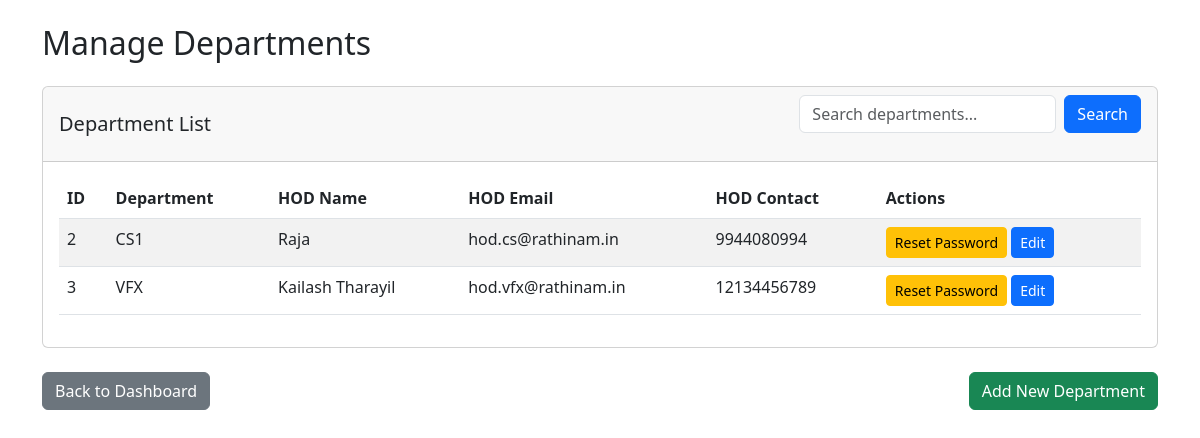
/manage_department.php (signed in), run on the app's committed database.
### tables this page shows
CREATE TABLE `department` (
  `dept_id` int(11) NOT NULL,
  `dept_name` varchar(100) NOT NULL,
  `hod_name` varchar(100) DEFAULT NULL,
  `hod_email` varchar(100) DEFAULT NULL,
  `hod_contact` varchar(20) DEFAULT NULL,
  `password` varchar(255) DEFAULT NULL,
  `updated_at` timestamp NOT NULL DEFAULT current_timestamp() ON UPDATE current_timestamp(),
  `position` varchar(50) NOT NULL DEFAULT 'hod'
);

### manage_department.php (the view, shortened to what this page needs)
<?php
require_once 'config.php';
$search = '';
$departments = [];
if ($_SERVER['REQUEST_METHOD'] == 'GET' && isset($_GET['search'])) {
    $search = trim($_GET['search']);
    $sql = "SELECT * FROM department WHERE dept_name LIKE ? OR hod_name LIKE ?";
    $stmt = $conn->prepare($sql);
    $search_param = "%$search%";
    $stmt->bind_param("ss", $search_param, $search_param);
    $stmt->execute();
    $result = $stmt->get_result();
    $departments = $result->fetch_all(MYSQLI_ASSOC);
    $stmt->close();
} else {
    $sql = "SELECT * FROM department";
    $result = $conn->query($sql);
    if ($result) {
        $departments = $result->fetch_all(MYSQLI_ASSOC);
    } else {
        error_log("Database error: " . $conn->error);
        $message = "Error loading departments";
    }
}
?>
<!DOCTYPE html>
<html lang="en">
<head>
    <link href="https://cdn.jsdelivr.net/npm/bootstrap@5.3.0/dist/css/bootstrap.min.css" rel="stylesheet">
</head>
<body>
    <div class="container mt-4">
        <h2 class="mb-4">Manage Departments</h2>
        <div class="card mb-4">
            <div class="card-header d-flex justify-content-between align-items-center">
                <h5 class="mb-0">Department List</h5>
                <form method="get" class="d-flex search-box">
                    <input type="text" name="search" class="form-control" placeholder="Search departments..."
                           value="<?= htmlspecialchars($search) ?>">
                    <button type="submit" class="btn btn-primary ms-2">Search</button>
                </form>
            </div>
            <div class="card-body">
                <?php if (empty($departments)): ?>
                    <div class="alert alert-warning">No departments found</div>
                <?php else: ?>
                    <div class="table-responsive">
                        <table class="table table-striped table-hover">
                            <thead>
                                <tr>
                                    <th>ID</th>
                                    <th>Department</th>
                                    <th>HOD Name</th>
                                    <th>HOD Email</th>
                                    <th>HOD Contact</th>
                                    <th>Actions</th>
                                </tr>
                            </thead>
                            <tbody>
                                <?php foreach ($departments as $dept): ?>
                                    <tr>
                                        <td><?= $dept['dept_id'] ?></td>
                                        <td><?= htmlspecialchars($dept['dept_name']) ?></td>
                                        <td><?= htmlspecialchars($dept['hod_name']) ?></td>
                                        <td><?= htmlspecialchars($dept['hod_email']) ?></td>
                                        <td><?= htmlspecialchars($dept['hod_contact']) ?></td>
                                        <td class="action-btns">
                                            <form method="post" style="display: inline;">
                                                <button type="submit" name="reset_password" class="btn btn-warning btn-sm"
                                                        onclick="return confirm('Reset password to abcd1234?')">
                                                    Reset Password
                                                </button>
                                            </form>
                                            <a href="edit_department.php?id=<?= $dept['dept_id'] ?>" class="btn btn-primary btn-sm">Edit</a>
                                        </td>
                                    </tr>
                                <?php endforeach; ?>
                            </tbody>
                        </table>
                    </div>
                <?php endif; ?>
            </div>
        </div>
        <div class="d-flex justify-content-between">
            <a href="dashboard.php" class="btn btn-secondary">Back to Dashboard</a>
            <a href="add_department.php" class="btn btn-success">Add New Department</a>
        </div>
    </div>
</body>
</html>

### manage_department.php (style rules this page uses)
.action-btns { white-space: nowrap; }
.search-box { max-width: 400px; margin-bottom: 20px; }

### data on the page
department: dept_id "2", dept_name "CS1", hod_name "Raja", hod_email "hod.cs@rathinam.in", hod_contact "9944080994"
department: dept_id "3", dept_name "VFX", hod_name "Kailash Tharayil", hod_email "hod.vfx@rathinam.in", hod_contact "12134456789"
